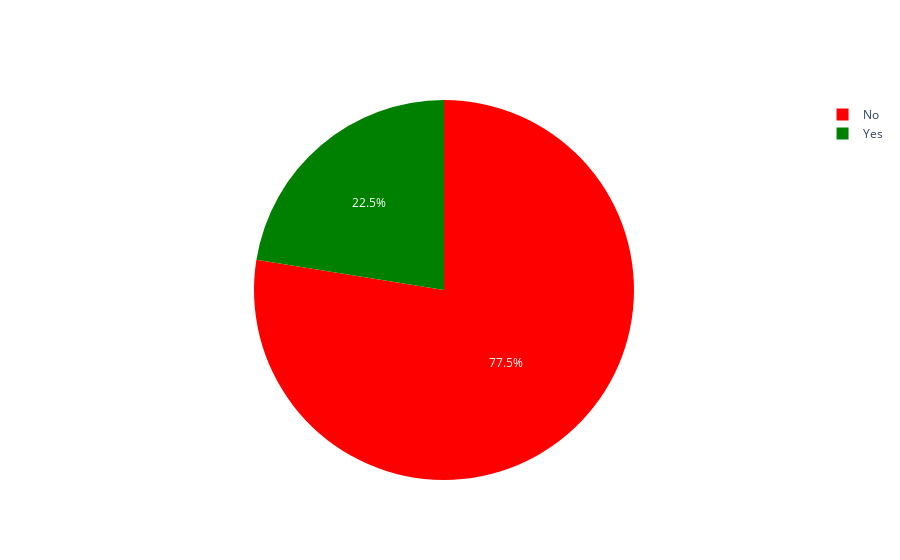

The cell this chart's notebook holds for it:
### Markdown cell above
>PIE CHART

### Code cell
# @edit with the data from data_sharp
labels = ['Yes', 'No']
values = [data_sharp.loc[data_sharp["RainTomorrow"]=="Yes"].shape[0], data_sharp.loc[data_sharp["RainTomorrow"]=="No"].shape[0]]

fig = go.Figure(data=[go.Pie(labels=labels, values=values)])
fig.update_traces(marker=dict(colors=['green','red','blue','yellow']))
fig.show()

### Figure 1 — Plotly figure (JSON) as saved in the notebook; plotly's stock layout.template omitted (floating-point values rounded to 4 significant figures)
{"data": [{"labels": ["Yes", "No"], "marker": {"colors": ["green", "red", "blue", "yellow"]}, "type": "pie", "values": [28747, 99226]}], "layout": {}}
